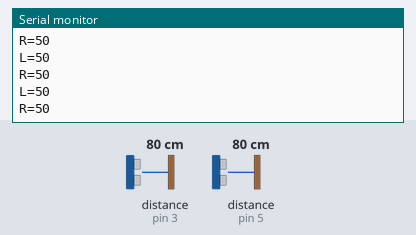
A sketch run on a simulated Arduino Uno, built with avr-gcc and run on an emulated ATmega328P. On the bench: the last lines printed to the serial monitor. Wiring (inferred from the names in the program): 2 × ultrasonic range finder: trigger pin 2, echo pin 3 / trigger pin 4, echo pin 5. Inputs (shaded band) come from the test bench; at power-on: distance to the obstacle (sensors on pin 3, pin 5) 80 cm. The echo pulse lasts 58.3 µs per cm.

Above: at 1.2 s.
1.3 s: distance to the obstacle (sensor on pin 3) set to 9 cm
At 2.2 s:
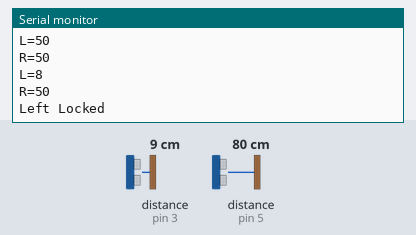
2.9 s: distance to the obstacle (sensor on pin 3) set to 7 cm
At 3.11 s:
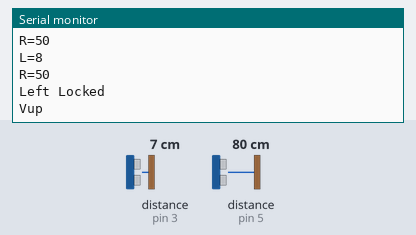
6.5 s: distance to the obstacle (sensor on pin 5) set to 39 cm
At 6.72 s:
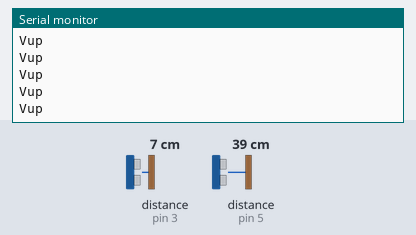

Measured:
- the behaviour switches between 9 and 8 cm on distance to the obstacle (sensor on pin 3) (found by bisection; images 1 and 2)
- after the input at 1.3 s, the serial monitor: prints a new line at once (image 1)
- after the input at 2.9 s, the serial monitor: prints a new line at once (image 2)

The sketch:

vlc_media_player_control.ino
```cpp
const int trigger1 = 2; //Trigger pin of 1st Sensor
const int echo1 = 3; //Echo pin of 1st Sensor
const int trigger2 = 4; //Trigger pin of 2nd Sensor
const int echo2 = 5;//Echo pin of 2nd Sensor
long time_taken;
int dist,distance_L,distance_R;

void setup() {
Serial.begin(9600);
pinMode(trigger1, OUTPUT);
pinMode(echo1, INPUT);
pinMode(trigger2, OUTPUT);
pinMode(echo2, INPUT);
}

void calculate_distance(int trigger, int echo)
{
digitalWrite(trigger, LOW);
delayMicroseconds(2);
digitalWrite(trigger, HIGH);
delayMicroseconds(10);
digitalWrite(trigger, LOW);
time_taken = pulseIn(echo, HIGH);
dist= time_taken*0.034/2;
if (dist>50)
dist = 50;
}
void loop() { //infinite loopy
calculate_distance(trigger1,echo1);
distance_L =dist; //get distance of left sensor
calculate_distance(trigger2,echo2);
distance_R =dist; //get distance of right sensor
//Uncomment for debudding
Serial.print("L=");
Serial.println(distance_L);
Serial.print("R=");
Serial.println(distance_R);

if ((distance_L >15 && distance_R>15) && (distance_L <35 &&
distance_R<35))
{Serial.println("Play/Pause"); delay (500);}
calculate_distance(trigger1,echo1);
distance_L =dist;
calculate_distance(trigger2,echo2);
distance_R =dist;

if (distance_L>=5 && distance_L<=15)
{
delay(100); //Hand Hold Time
calculate_distance(trigger1,echo1);
distance_L =dist;
if (distance_L>=5 && distance_L<=15)
{
Serial.println("Left Locked");
while(distance_L<=25)
{

calculate_distance(trigger1,echo1);
distance_L =dist;
if (distance_L<8) //Hand pushed in
{Serial.println ("Vup"); delay (300);}
if (distance_L>18) //Hand pulled out
{Serial.println ("Vdown"); delay (300);}
} }
 }

if (distance_R>=10 && distance_R<=20)
{
delay(100); //Hand Hold Time
calculate_distance(trigger2,echo2);
distance_R =dist;
if (distance_R>=10 && distance_R<=20)
{
Serial.println("Right Locked");
while(distance_R<=40)
{
calculate_distance(trigger2,echo2);
distance_R =dist;
if (distance_R<10) //Right hand pushed in
{Serial.println ("Rewind"); delay (300);}
if (distance_R>10 && distance_R<21) //Right hand pulled out
{Serial.println ("Forward"); delay (300);}
}
}
}
delay(200);
}
```
